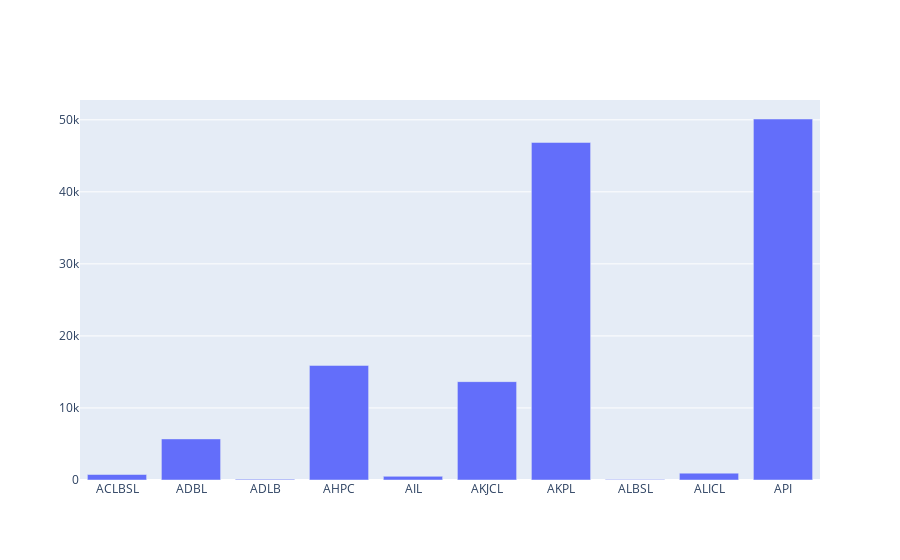

The cell this chart's notebook holds for it:
### Code cell
import plotly.graph_objects as go

fig = go.Figure([go.Bar(x=df['Symbol'][0:10], y=volumes)])
fig.show()

### Figure 1 — Plotly figure (JSON) as saved in the notebook; plotly's stock layout.template omitted (floating-point values rounded to 4 significant figures)
{"data": [{"type": "bar", "x": ["ACLBSL", "ADBL", "ADLB", "AHPC", "AIL", "AKJCL", "AKPL", "ALBSL", "ALICL", "API"], "y": [763, 5705, 110, 15906, 510, 13653, 46856, 84, 954, 50109]}], "layout": {}}
